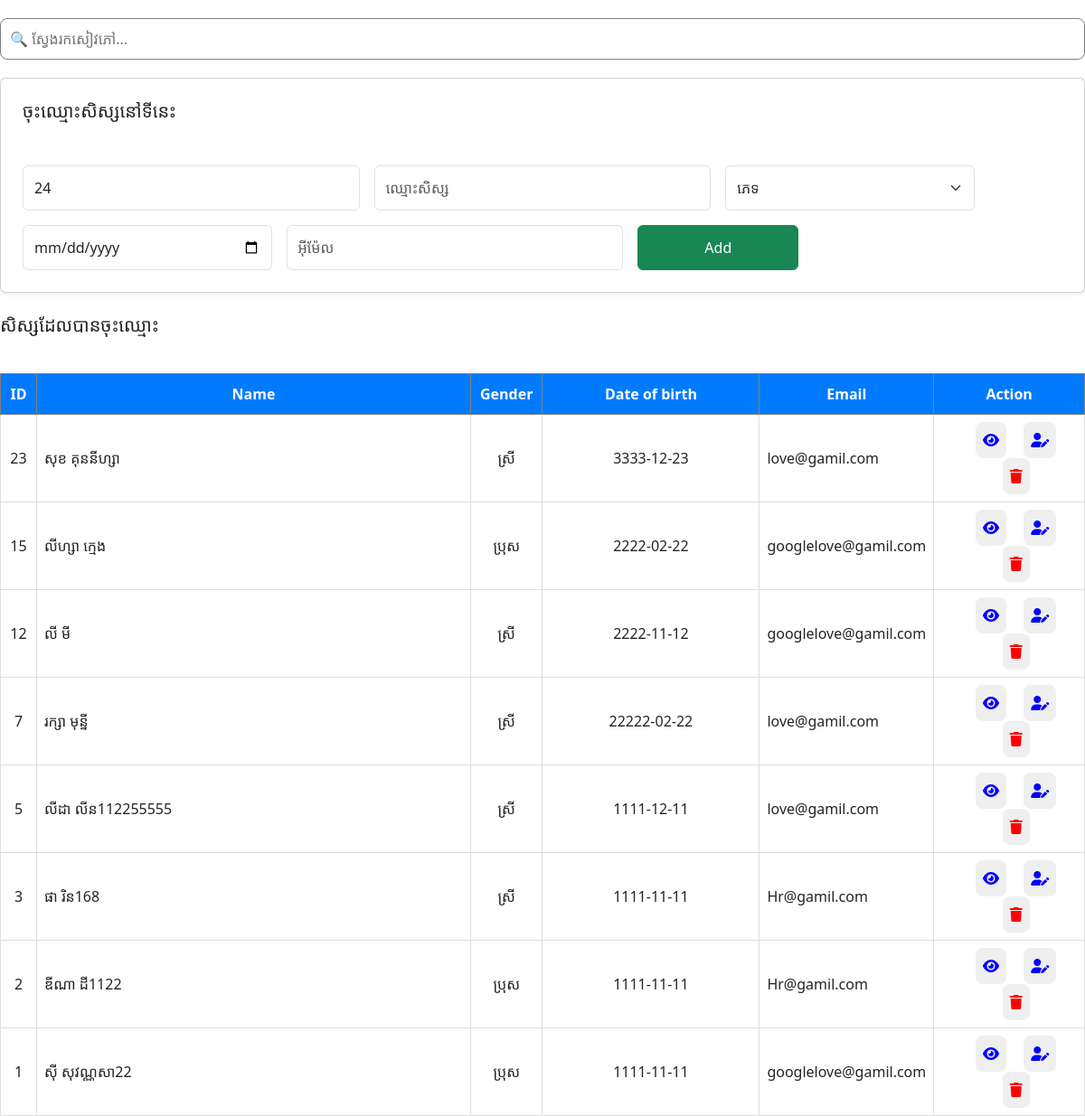
/student.php, run on the app's committed database.
### tables this page shows
CREATE TABLE `schoolsm` (
  `id` int(11) NOT NULL,
  `Name` varchar(250) NOT NULL,
  `Gender` varchar(50) NOT NULL,
  `DBO` varchar(250) NOT NULL,
  `Email` varchar(250) NOT NULL
);

### student.php (the view, shortened to what this page needs)
<?php
    $cn = new mysqli("localhost","root","","shcool");
   $id=1;
   $sql = "SELECT id FROM schoolsm ORDER BY id DESC";
    $res = $cn->query($sql);
    $num = $res->num_rows;
    if($num>0){
      $row = $res->fetch_array();
      $id = $row[0]+1;
    }
?>
<!DOCTYPE html>
<html lang="en">
<head>
  <link href="https://cdn.jsdelivr.net/npm/bootstrap@5.3.3/dist/css/bootstrap.min.css" rel="stylesheet">
    <link href="https://cdn.jsdelivr.net/npm/sweetalert2@11/dist/sweetalert2.min.css" rel="stylesheet">
  <link rel="stylesheet" href="style.css">
</head>
<body>
    <input type="text" id="searchInput" placeholder="🔍 ស្វែងរកសៀវភៅ..." style="width: 100%; padding: 10px; margin: 20px 0;border-radius: 8px;border: 1px solid grey;outline: none;">
    <div class="card p-4 mb-4 shadow-sm  frm">
      <h5 class="enter-student">ចុះឈ្មោះសិស្សនៅទីនេះ</h5>
      <form id="studentForm" class="upl">
        <div class="row g-3 mt-2">
          <div class="col-md-4">
            <input type="text" value="<?php echo $id;?>" name="txt-id" id="id" class="form-control"  placeholder="id" readonly  style="padding:12px">
          </div>
          <div class="col-md-4">
            <input type="text" name="txt-name" id="name" class="form-control"  placeholder="ឈ្មោះសិស្ស" required style="padding:12px">
          </div>
          <div class="col-md-3">
            <select id="gender" name="txt-gender" class="form-select" required style="padding:12px">
              <option value="">ភេទ</option>
            </select>
          </div>
          <div class="col-md-3">
            <input type="date" name="txt-dob" id="dob" class="form-control" style="padding:12px"  placeholder="ថ្ងៃកំណើត">
          </div>
          <div class="col-md-4">
            <input type="email" name="txt-email" id="email" class="form-control" placeholder="អ៊ីម៉ែល" required style="padding:12px">
          </div>
          <div class="col-md-2 d-grid">
            <button class="btn btn-success"  type="button" id="btn-post" style="padding:12px">Add</button>
          </div>
        </div>
      </form>
    </div>
    <h5 class="mb-3" style=" font-family: 'Koulen', sans-serif;">សិស្សដែលបានចុះឈ្មោះ</h5>
    <table id="tblData">
        <tr>
          <th width="40">ID</th>
          <th width="480">Name</th>
          <th>Gender</th>
          <th width="240">Date of birth</th>
          <th>Email</th>
           <th>Action</th>
        </tr>
        <tbody>
        <?php
           $sql = "SELECT * FROM  schoolsm order by id DESC";
           $res = $cn->query($sql);
           if($res->num_rows>0){
            while($row = $res->fetch_array()){
              ?>
              <tr>
                <td align="center"><?php echo $row[0];?></td>
                 <td><?php echo $row[1];?></td>
                  <td align="center"><?php echo $row[2];?></td>
                   <td align="center"><?php echo $row[3];?></td>
                    <td><?php echo $row[4];?></td>
                    <td align="center">
                       <button type="button" class="btn-view-student" data-id="<?= $row['id'] ?>" style="border:none;border-radius:8px;color:blue;padding:8px;margin-left:15px;"> <i class="fa-solid fa-eye"></i></button>
                      <button type="button" class="btn-edit" style="border:none;border-radius:8px;color:blue;padding:8px;margin-left:15px"> <i class="fa-solid fa-user-pen"></i></button>
                      <button type="button" class="btn-delete"  data-id="<?= $row['id'] ?>" style="border:none;border-radius:8px;color:red;margin-left:15px;padding:8px"> <i class="fa-solid fa-trash"></i></button>
                    </td>
              </tr>
              <?php
            }
           }
        ?>
        </tbody>
    </table>
</body>
</html>

### style.css (style rules this page uses)
body { font-family: 'Segoe UI', sans-serif; }
.card h5 { font-family: "Koulen", sans-serif; font-weight: 400; font-style: normal; }
#tblData { width: 100%; border-collapse: collapse; margin-top: 25px; background-color: white; }
#tblData tr th { background-color: #007BFF; color: white; border: 1px solid grey; padding: 10px; text-align: center; }
#tblData tr td { border: 1px solid #ddd; padding: 8px; }

### data on the page
schoolsm: txt-id "24", id "23", Name "សុខ គុននីហ្សា", Gender "ស្រី", DBO "3333-12-23", Email "love@gamil.com"
schoolsm: id "15", Name "លីហ្សា ក្មេង", Gender "ប្រុស", DBO "2222-02-22", Email "googlelove@gamil.com"
schoolsm: id "12", Name "លី មី", Gender "ស្រី", DBO "2222-11-12", Email "googlelove@gamil.com"
schoolsm: id "7", Name "រក្សា មុន្នី", Gender "ស្រី", DBO "22222-02-22", Email "love@gamil.com"
schoolsm: id "5", Name "លីដា លីន112255555", Gender "ស្រី", DBO "1111-12-11", Email "love@gamil.com"
schoolsm: id "3", Name "ផា រិន168", Gender "ស្រី", DBO "1111-11-11", Email "Hr@gamil.com"
schoolsm: id "2", Name "ឌីណា ដី1122", Gender "ប្រុស", DBO "1111-11-11", Email "Hr@gamil.com"
schoolsm: id "1", Name "សុី សុវណ្ណសា22", Gender "ប្រុស", DBO "1111-11-11", Email "googlelove@gamil.com"
